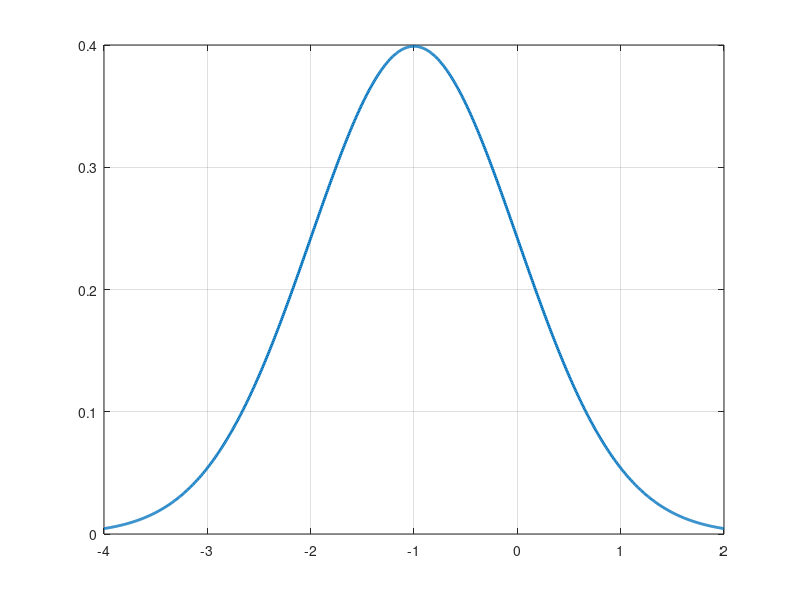

Recreate this plot in MATLAB. (Note: this script raises an error after producing the figure.)
%{
4 May 2021
Ji-Eun Byun

Illustration of quantile, superquantile, failure probability, and buffered failure probability
%}

close all; clear;

%%
nXArray = 1e3; minX = -4; maxX = 2;
xArray = linspace( minX, maxX, nXArray );

normMean = -1; normStd = 1;
normPdf = normpdf( xArray, normMean, normStd );
normCdf = normcdf( xArray, normMean, normStd );


lineWidth = 2; fontsize_tick = 13; fontName = 'times new roman';
figure;
plot( xArray, normPdf, 'linewidth', lineWidth )
grid on
ax = gca;
ax.FontSize = fontsize_tick;
ax.FontName = fontName;
axis( [minX maxX 0 0.45] )
saveas( gcf,  'figure/normPdf.emf' )
saveas( gcf, 'figure/normPdf.pdf' )

figure;
plot( xArray, normCdf, 'linewidth', lineWidth )
grid on
ax = gca;
ax.FontSize = fontsize_tick;
saveas( gcf, 'figure/normCdf.emf' )
saveas( gcf, 'figure/normCdf.pdf' )
ax.FontName = fontName;
axis( [minX maxX 0 1] )


truncatedMeanArray = normMean + normStd * normpdf( ( xArray - normMean )/normStd, 0, 1 ) ./ ( 1 - normcdf( ( xArray - normMean )/normStd, 0, 1 ) );
figure;
plot( xArray, truncatedMeanArray, 'linewidth', lineWidth )
grid on
ax = gca;
ax.FontSize = fontsize_tick;
saveas( gcf, 'figure/truncatedMean.emf' )
saveas( gcf, 'figure/truncatedMean.pdf' )
ax.FontName = fontName;
% axis( [minX maxX 0 1] )

%% Quantile, superquantile, failure probability, buffered failure probability
quantile0 = 0;
pf = 1- normcdf( quantile0, normMean, normStd );
superquantile0 = normMean + normStd * normpdf( (quantile0-normMean)/normStd ) / ( 1-pf );
bpf = 1 - normcdf( superquantile0, normMean, normStd );
disp( ['pf: ' num2str( pf )] )
disp( ['bpf: ' num2str( bpf )] )
disp( ['quantile: ' num2str( quantile0 )] )
disp( ['superquantile: ' num2str( superquantile0 )] )